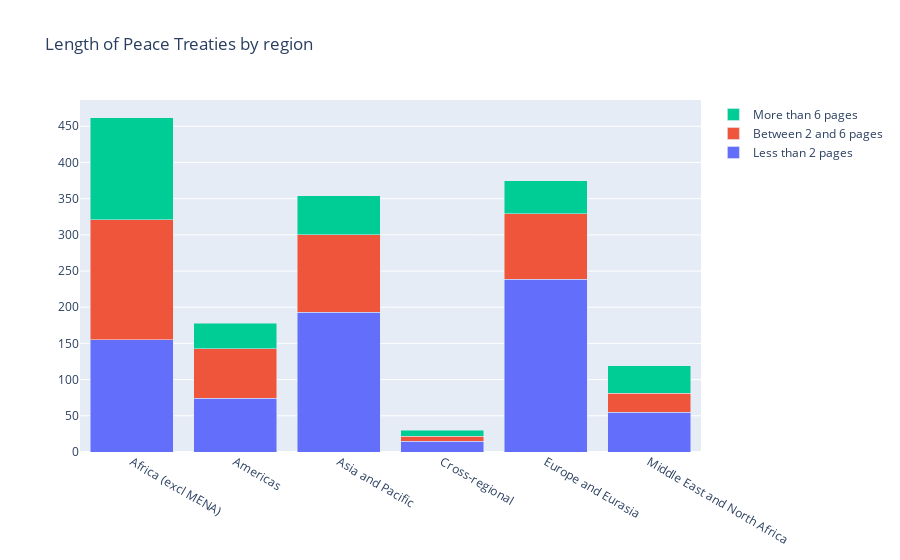

Notebook code cell kept with this figure:
### Markdown cell above
This plot illustrates what are the biggest problem for the authorities in each continent: Corruption for Africa, Terrorism for Europe and MiddleEast/North Africa, and Drugs in America.

### Code cell
layout = dict(title_text='Length of Peace Treaties by region',
             barmode = 'stack')
data = [
    go.Bar(name='Less than 2 pages', x=pax[pax['Lgt'] <= 2].groupby('Reg').count()['Con'].index, y=pax[pax['Lgt'] <= 2].groupby('Reg').count()['Con'].values),
    go.Bar(name='Between 2 and 6 pages', x=pax[(pax['Lgt'] > 2) & (pax['Lgt'] <= 6)].groupby('Reg').count()['Con'].index, y=pax[(pax['Lgt'] > 2) & (pax['Lgt'] <= 6)].groupby('Reg').count()['Con'].values),
    go.Bar(name='More than 6 pages', x=pax[pax['Lgt'] > 6].groupby('Reg').count()['Con'].index, y=pax[pax['Lgt'] > 6].groupby('Reg').count()['Con'].values)
]
fig = go.Figure(data=data, layout = layout)
fig.show()

### Figure 1 — Plotly figure (JSON) as saved in the notebook; plotly's stock layout.template omitted (floating-point values rounded to 4 significant figures)
{"data": [{"name": "Less than 2 pages", "type": "bar", "x": ["Africa (excl MENA)", "Americas", "Asia and Pacific", "Cross-regional", "Europe and Eurasia", "Middle East and North Africa"], "y": [155, 74, 193, 15, 239, 55]}, {"name": "Between 2 and 6 pages", "type": "bar", "x": ["Africa (excl MENA)", "Americas", "Asia and Pacific", "Cross-regional", "Europe and Eurasia", "Middle East and North Africa"], "y": [166, 69, 107, 7, 90, 26]}, {"name": "More than 6 pages", "type": "bar", "x": ["Africa (excl MENA)", "Americas", "Asia and Pacific", "Cross-regional", "Europe and Eurasia", "Middle East and North Africa"], "y": [141, 35, 54, 8, 46, 38]}], "layout": {"barmode": "stack", "title": {"text": "Length of Peace Treaties by region"}}}
